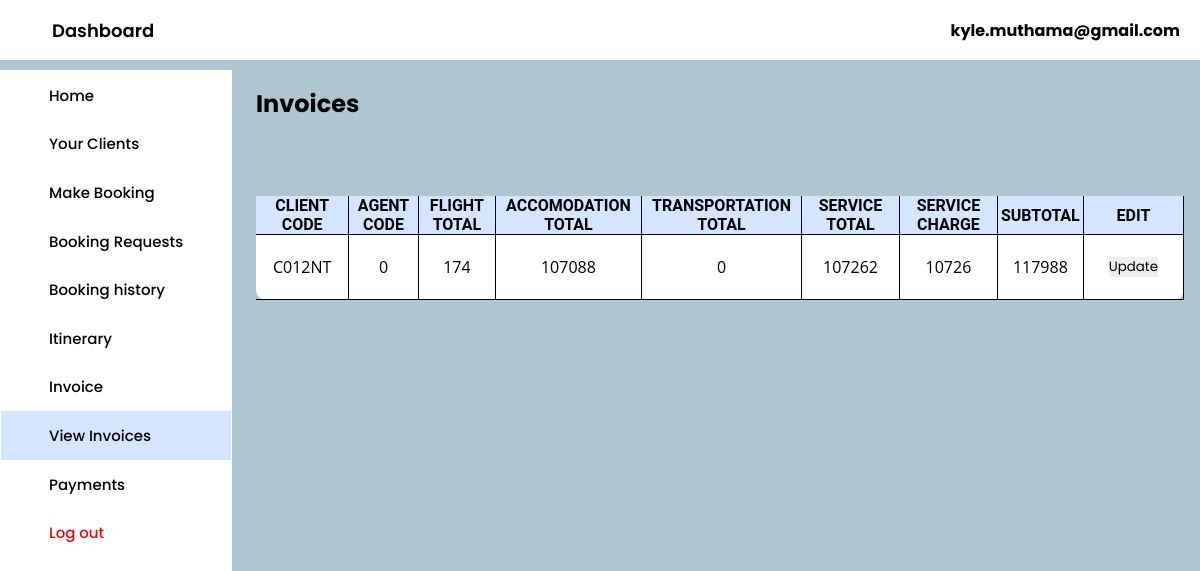
Screenshot of /Agent-Interfaces/view-invoices.php (signed in) with the database file from the repository.
### tables this page shows
CREATE TABLE `invoices` (
  `invoice_id` int(10) NOT NULL,
  `client_code` varchar(6) NOT NULL,
  `agent_code` int(11) NOT NULL,
  `flight_total` int(10) NOT NULL,
  `accomodation_total` int(10) NOT NULL,
  `transportation_total` int(10) NOT NULL,
  `service_total` int(10) NOT NULL,
  `service_charge` int(10) NOT NULL,
  `subtotal` int(10) NOT NULL,
  `issued` tinyint(1) NOT NULL DEFAULT 0
);

### Agent-Interfaces/view-invoices.php (the view, shortened to what this page needs)
<!DOCTYPE html>
<html lang="en">
<head>
  <link rel="stylesheet" href="agentHome.css" />
  <link rel="stylesheet" href="clients.css">
  <link rel="stylesheet" href="https://cdnjs.cloudflare.com/ajax/libs/font-awesome/6.2.0/css/all.min.css" />
</head>
<body>
  <header class="header">
    <div class="title">
      <span>Dashboard</span>
    </div>
    <div class="header-icons">
      <div class="account">
        <h4><h4><?php  include("../Processes/agent-login-process.php"); ?><?php  echo $_SESSION['agent_email']; ?></h4></h4>
      </div>
    </div>
  </header>
  <div class="container">
    <nav>
      <div class="side_navbar">
        <a href="agentHome.php">Home</a>
        <a href="clients-prompt.php">Your Clients</a>
        <a href="make-booking.php">Make Booking</a>
        <a href="booking-requests-prompt.php">Booking Requests</a>
        <a href="booking-history-prompt.php">Booking history</a>
        <a href="itinerary.php">Itinerary</a>
        <a  href="invoice.php">Invoice</a>
        <a  class="active"  href="view-invoices-prompt.php">View Invoices</a>
        <a  href="payments-prompt.php">Payments</a>
        <a class="log-out-button" href="agent-login.php">Log out</a>
      </div>
    </nav>
    <div class="main-body">
      <h2>Invoices</h2><br><br>
        <div class="table">
            <table>
                <tr>
                    <th>Client Code</th>
                    <th>Agent Code</th>
                    <th>Flight Total</th>
                    <th>Accomodation Total</th>
                    <th>Transportation Total</th>
                    <th>Service Total</th>
                    <th>Service Charge</th>
                    <th>Subtotal</th>
                    <th>Edit</th>
                </tr>
                <?php
                  require('../Processes/DBCONNECT.php');
                  $agent_code = $_POST['agent_code'];
                  $sql = "SELECT invoices.client_code, invoices.agent_code, invoices.flight_total, invoices.accomodation_total, invoices.transportation_total, invoices.service_total, invoices.service_charge, invoices.subtotal FROM invoices WHERE invoices.agent_code = '$agent_code'";
                  $result = mysqli_query($conn, $sql);
                  $test = mysqli_fetch_all($result, MYSQLI_ASSOC);
                  foreach($test as $key => $value){
                ?>
                <tr>
                    <td><?php echo $value['client_code'] ?></td>
                    <td><?php echo $value['agent_code'] ?></td>
                    <td><?php echo $value['flight_total'] ?></td>
                    <td><?php echo $value['accomodation_total'] ?></td>
                    <td><?php echo $value['transportation_total'] ?></td>
                    <td><?php echo $value['service_total'] ?></td>
                    <td><?php echo $value['service_charge'] ?></td>
                    <td><?php echo $value['subtotal'] ?></td>
                    <td><button>Update</button></td>
                </tr>
                <?php
                  }
                ?>
            </table>
        </div>
    </div>
    </div>
</body>
</html>

### Agent-Interfaces/agentHome.css (style rules this page uses)
* { margin: 0; padding: 0; border: none; outline: none; text-decoration: none; box-sizing: border-box; font-family: "Poppins", sans-serif; }
body { background: #aec6cf; }
.header { display: flex; align-items: center; justify-content: space-between; height: 60px; padding: 20px; background:white; }
.title { display: flex; align-items: center; }
.title span { color: black; font-size: 18px; font-weight: 600; margin: 2rem 8rem 2rem 2rem; }
.header-icons { display: flex; align-items: center; }
.container { margin-top: 10px; display: flex; justify-content: space-between; height: auto; }
nav { background: white; }
.side_navbar { padding: 1px; display: flex; flex-direction: column; height: 100vh; background:white; }
.side_navbar a { width: 100%; padding: 0.8rem 3rem; font-weight: 500; font-size: 15px; color: black; transition: all 0.35s; }
.side_navbar .log-out-button { color:red; }
.side_navbar .active { background-color: #d5e5ff; color: black; }
.main-body { width: 80%; padding: 1rem; }
.promo_card h1, .promo_card span, button { margin: 10px; }

### Agent-Interfaces/clients.css (style rules this page uses)
* { margin: 0; padding: 0; border: none; outline: none; text-decoration: none; box-sizing: border-box; font-family: "Poppins", sans-serif; }
table { width: 100%; margin-top: 25px; border-spacing: 0; border-radius: 12px 12px 0 0; border-collapse: separate; background: white; box-shadow: black; text-align: center; border-radius: 10px; }
.th,td { padding: 12px 15px; border-right: solid 1px black; border-bottom: solid 1px black; }
th { background: #d5e5ff; color: #000; text-transform: uppercase; font-family: 'Roboto', sans-serif; border-right: solid 1px black; border-bottom: solid 1px black; }
td { font-family: 'Open sans', sans-serif; }
tr:nth-child(odd) { background-color: #eeee; }

### rows the page displays
invoices: client_code "C012NT", agent_code "0", flight_total "174", accomodation_total "107088", transportation_total "0", service_total "107262", service_charge "10726", subtotal "117988"

### other values shown
$_SESSION['agent_email'] "kyle.muthama@gmail.com"
